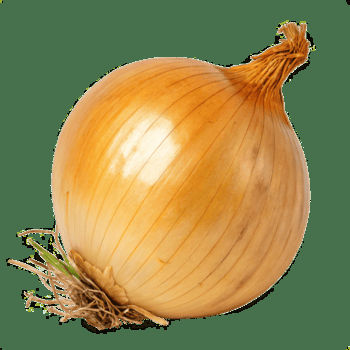
#> input picture Imagen_de_la_cebolla/imagen_cebolla.png, 350 x 350 px, found by its file name
$ python representaciones_pixeles.py
#> lines starting #> are read from the running program, lines starting #| are printed output that depends on the picture
import cv2
import random

def cargar_imagen(url_path, escala_color_alpha):
#> called with url_path = 'VCO\\Practicas\\Imagen\\imagen_cebolla.png', escala_color_alpha = 0
    img = cv2.imread(url_path, escala_color_alpha)
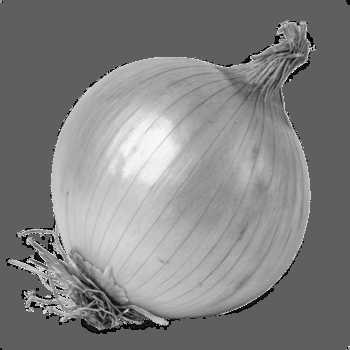
#> img: shape (350, 350); min 9, max 247, mean 129.9
    return img

def ensenyar_imagen(imagen):
    cv2.imshow('Image', imagen)

def imprimir_valores_imgen(imagen):
    print(imagen)
#> (printed output is left out)
    print(type(imagen))
#| <class 'numpy.ndarray'>
    print(imagen.shape) #obtendremos altura, ancho y canales(espacio de colores) [filas, columnas, canales]
#| (350, 350)

def acceder_valor_pixeles(imagen):
    print(imagen[257][45:400])

def cambiar_colores_de_los_pixeles_3D(imagen): #SOLO FUNCIONA EN 3D cuando en cargar imagen ponemos 1 IMAGEN A COLOR
    for i in range(100):
        for j in range(imagen.shape[1]):
            imagen[i][j] = [random.randint(0, 255), random.randint(0, 255), random.randint(0, 255)]

    return imagen

def cambiar_colores_de_los_pixeles_2D(imagen): #SOLO FUNCIONA EN 3D cuando en cargar imagen ponemos 0 ESCALA DE GRIS
    for i in range(100):
        for j in range(imagen.shape[1]):
            imagen[i][j] = random.randint(0, 255)
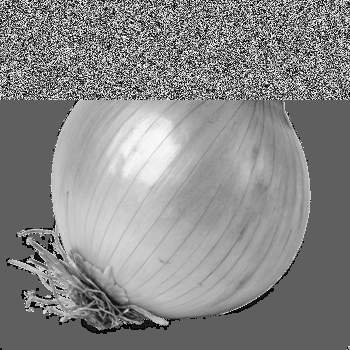
#> imagen: shape (350, 350); min 0, max 255, mean 135.6

    return imagen


def main():
    cebolla = cargar_imagen('VCO\Practicas\Imagen\imagen_cebolla.png',0)#Siempre en RELATIVE PATH SOLO FUNCIONA EN 1
    imprimir_valores_imgen(cebolla)
    cebolla = cambiar_colores_de_los_pixeles_2D(cebolla)
    ensenyar_imagen(cebolla)
    cv2.waitKey(0)
    cv2.destroyAllWindows()

main()
